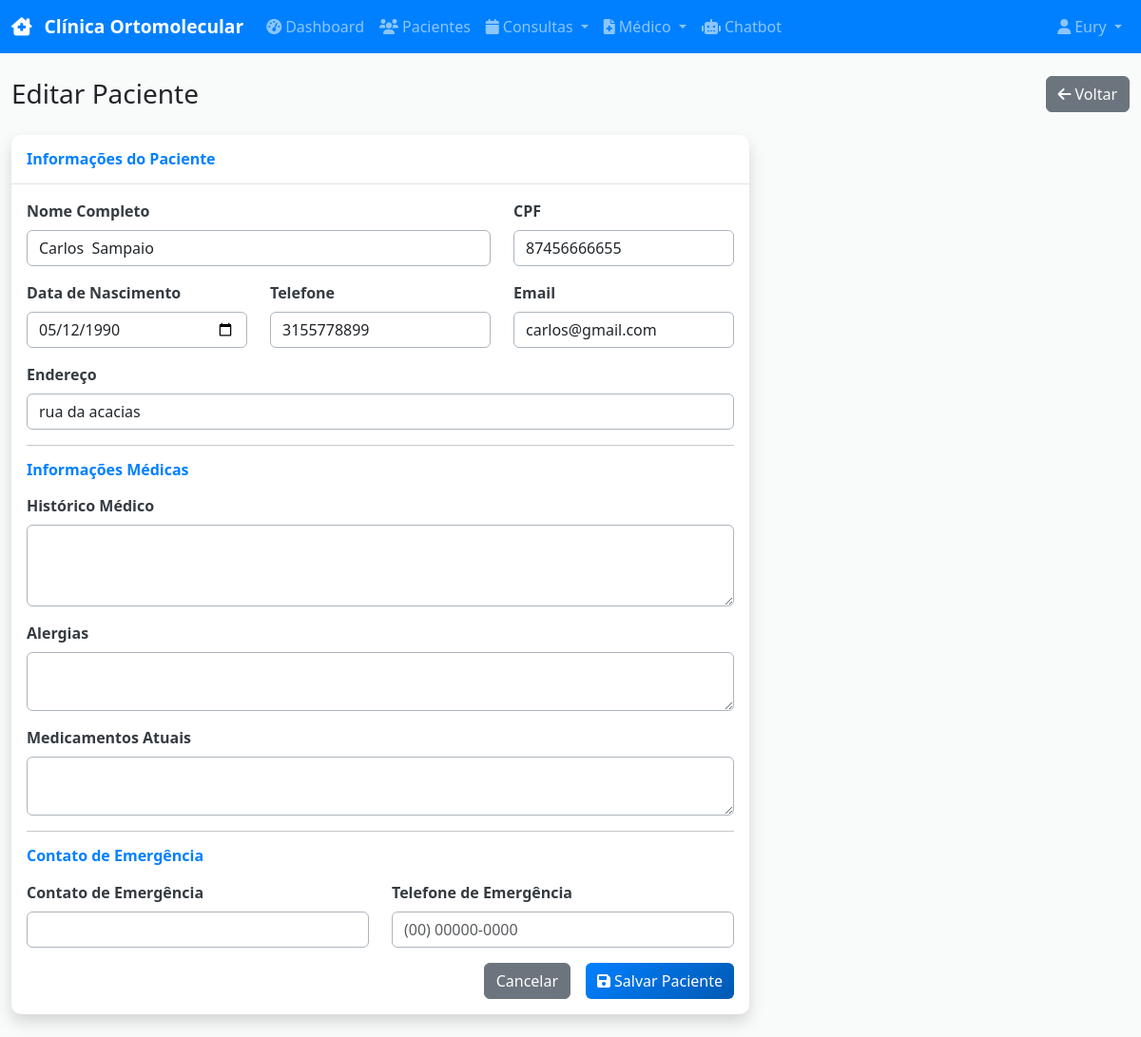
Screenshot of /patients/2/edit (signed in) with the database file from the repository.
### models.py (models this page shows)
class User(UserMixin, db.Model):
    id = db.Column(db.Integer, primary_key=True)
    username = db.Column(db.String(80), unique=True, nullable=False)
    email = db.Column(db.String(120), unique=True, nullable=False)
    password_hash = db.Column(db.String(256), nullable=False)
    name = db.Column(db.String(100), nullable=False)
    role = db.Column(db.String(20), nullable=False, default='receptionist')  # admin, doctor, receptionist, financial
    crm = db.Column(db.String(20))  # For doctors
    specialty = db.Column(db.String(100))  # For doctors
    created_at = db.Column(db.DateTime, default=datetime.utcnow)
    is_active = db.Column(db.Boolean, default=True)

class Patient(db.Model):
    id = db.Column(db.Integer, primary_key=True)
    name = db.Column(db.String(100), nullable=False)
    cpf = db.Column(db.String(14), unique=True, nullable=False)
    birth_date = db.Column(db.Date, nullable=False)
    phone = db.Column(db.String(20), nullable=False)
    email = db.Column(db.String(120))
    address = db.Column(db.String(200))
    medical_history = db.Column(Text)
    allergies = db.Column(Text)
    current_medications = db.Column(Text)
    emergency_contact = db.Column(db.String(100))
    emergency_phone = db.Column(db.String(20))
    created_at = db.Column(db.DateTime, default=datetime.utcnow)
    appointments = db.relationship('Appointment', backref='patient', lazy=True)
    medical_records = db.relationship('MedicalRecord', backref='patient', lazy=True)
    prescriptions = db.relationship('Prescription', backref='patient', lazy=True)
    payments = db.relationship('Payment', backref='patient', lazy=True)

### routes.py (the view)
@app.route('/patients/<int:id>/edit', methods=['GET', 'POST'])
@login_required
def patient_edit(id):
    patient = Patient.query.get_or_404(id)
    form = PatientForm(obj=patient)
    if form.validate_on_submit():
        form.populate_obj(patient)
        db.session.commit()
        flash('Paciente atualizado com sucesso!', 'success')
        return redirect(url_for('patient_view', id=id))
    return render_template('patients/form.html', form=form, title='Editar Paciente')

### forms.py
class PatientForm(FlaskForm):
    name = StringField('Nome Completo', validators=[DataRequired(), Length(max=100)])
    cpf = StringField('CPF', validators=[DataRequired(), Length(min=11, max=14)])
    birth_date = DateField('Data de Nascimento', validators=[DataRequired()])
    phone = StringField('Telefone', validators=[DataRequired(), Length(max=20)])
    email = StringField('Email', validators=[Optional(), Email()])
    address = StringField('Endereço', validators=[Optional(), Length(max=200)])
    medical_history = TextAreaField('Histórico Médico', validators=[Optional()])
    allergies = TextAreaField('Alergias', validators=[Optional()])
    current_medications = TextAreaField('Medicamentos Atuais', validators=[Optional()])
    emergency_contact = StringField('Contato de Emergência', validators=[Optional(), Length(max=100)])
    emergency_phone = StringField('Telefone de Emergência', validators=[Optional(), Length(max=20)])

### app.py (called while the page is built)
@login_manager.user_loader
def load_user(user_id):
    from models import User
    return User.query.get(int(user_id))

### templates/patients/form.html (shortened to what this page needs)
{% extends "base.html" %}
{% block content %}
<div class="container-fluid">
    <div class="row">
        <div class="col-12">
            <div class="d-sm-flex align-items-center justify-content-between mb-4">
                <h1 class="h3 mb-0 text-gray-800">{{ title }}</h1>
                <a href="{{ url_for('patients_list') }}" class="btn btn-secondary">
                    <i class="fas fa-arrow-left me-1"></i>Voltar
                </a>
            </div>
        </div>
    </div>
    <div class="row">
        <div class="col-lg-8">
            <div class="card shadow mb-4">
                <div class="card-header py-3">
                    <h6 class="m-0 font-weight-bold text-primary">Informações do Paciente</h6>
                </div>
                <div class="card-body">
                    <form method="POST">
                        <div class="row">
                            <div class="col-md-8 mb-3">
                                {{ form.name.label(class="form-label") }}
                                {{ form.name(class="form-control") }}
                            </div>
                            <div class="col-md-4 mb-3">
                                {{ form.cpf.label(class="form-label") }}
                                {{ form.cpf(class="form-control", placeholder="000.000.000-00") }}
                            </div>
                        </div>
                        <div class="row">
                            <div class="col-md-4 mb-3">
                                {{ form.birth_date.label(class="form-label") }}
                                {{ form.birth_date(class="form-control") }}
                            </div>
                            <div class="col-md-4 mb-3">
                                {{ form.phone.label(class="form-label") }}
                                {{ form.phone(class="form-control", placeholder="(00) 00000-0000") }}
                            </div>
                            <div class="col-md-4 mb-3">
                                {{ form.email.label(class="form-label") }}
                                {{ form.email(class="form-control") }}
                            </div>
                        </div>
                        <div class="mb-3">
                            {{ form.address.label(class="form-label") }}
                            {{ form.address(class="form-control") }}
                        </div>
                        <hr>
                        <h6 class="font-weight-bold text-primary mb-3">Informações Médicas</h6>
                        <div class="mb-3">
                            {{ form.medical_history.label(class="form-label") }}
                            {{ form.medical_history(class="form-control", rows="3") }}
                        </div>
                        <div class="mb-3">
                            {{ form.allergies.label(class="form-label") }}
                            {{ form.allergies(class="form-control", rows="2") }}
                        </div>
                        <div class="mb-3">
                            {{ form.current_medications.label(class="form-label") }}
                            {{ form.current_medications(class="form-control", rows="2") }}
                        </div>
                        <hr>
                        <h6 class="font-weight-bold text-primary mb-3">Contato de Emergência</h6>
                        <div class="row">
                            <div class="col-md-6 mb-3">
                                {{ form.emergency_contact.label(class="form-label") }}
                                {{ form.emergency_contact(class="form-control") }}
                            </div>
                            <div class="col-md-6 mb-3">
                                {{ form.emergency_phone.label(class="form-label") }}
                                {{ form.emergency_phone(class="form-control", placeholder="(00) 00000-0000") }}
                            </div>
                        </div>
                        <div class="d-grid gap-2 d-md-flex justify-content-md-end">
                            <a href="{{ url_for('patients_list') }}" class="btn btn-secondary me-md-2">Cancelar</a>
                            <button type="submit" class="btn btn-primary">
                                <i class="fas fa-save me-1"></i>Salvar Paciente
                            </button>
                        </div>
                    </form>
                </div>
            </div>
        </div>
    </div>
</div>
{% endblock %}

### templates/base.html (shortened to what this page needs)
<!DOCTYPE html>
<html lang="pt-BR">
<head>
    <link href="https://cdn.jsdelivr.net/npm/bootstrap@5.3.0/dist/css/bootstrap.min.css" rel="stylesheet">
    <link href="https://cdnjs.cloudflare.com/ajax/libs/font-awesome/6.0.0/css/all.min.css" rel="stylesheet">
    <link href="https://cdn.jsdelivr.net/npm/fullcalendar@6.1.8/index.global.min.css" rel="stylesheet">
    <link href="{{ url_for('static', filename='css/style.css') }}" rel="stylesheet">
</head>
<body>
    {% if current_user.is_authenticated %}
    <nav class="navbar navbar-expand-lg navbar-dark bg-primary fixed-top">
        <div class="container-fluid">
            <a class="navbar-brand" href="{{ url_for('dashboard') }}">
                <i class="fas fa-clinic-medical me-2"></i>
                Clínica Ortomolecular
            </a>
            <div class="collapse navbar-collapse" id="navbarNav">
                <ul class="navbar-nav me-auto">
                    <li class="nav-item">
                        <a class="nav-link" href="{{ url_for('dashboard') }}">
                            <i class="fas fa-tachometer-alt me-1"></i>Dashboard
                        </a>
                    </li>
                    <li class="nav-item">
                        <a class="nav-link" href="{{ url_for('patients_list') }}">
                            <i class="fas fa-users me-1"></i>Pacientes
                        </a>
                    </li>
                    <li class="nav-item dropdown">
                        <a class="nav-link dropdown-toggle" href="#" role="button" data-bs-toggle="dropdown">
                            <i class="fas fa-calendar me-1"></i>Consultas
                        </a>
                    </li>
                    {% if current_user.role in ['doctor', 'admin'] %}
                    <li class="nav-item dropdown">
                        <a class="nav-link dropdown-toggle" href="#" role="button" data-bs-toggle="dropdown">
                            <i class="fas fa-file-medical me-1"></i>Médico
                        </a>
                    </li>
                    {% endif %}
                    <li class="nav-item">
                        <a class="nav-link" href="{{ url_for('chatbot') }}">
                            <i class="fas fa-robot me-1"></i>Chatbot
                        </a>
                    </li>
                </ul>
                <ul class="navbar-nav">
                    <li class="nav-item dropdown">
                        <a class="nav-link dropdown-toggle" href="#" role="button" data-bs-toggle="dropdown">
                            <i class="fas fa-user me-1"></i>{{ current_user.name }}
                        </a>
                    </li>
                </ul>
            </div>
        </div>
    </nav>
    {% endif %}
    <main class="{% if current_user.is_authenticated %}main-content{% endif %}">
        {% block content %}{% endblock %}
    </main>
</body>
</html>

### static/css/style.css (style rules this page uses)
:root { --primary: 210 100% 50%; --primary-dark: 210 100% 35%; --success: 120 100% 35%; --info: 190 100% 50%; --warning: 45 100% 50%; --danger: 0 100% 50%; --light: 210 11% 98%; --dark: 210 11% 21%; --gray-100: 210 17% 98%; --gray-200: 210 14% 89%; --gray-300: 210 11% 71%; --gray-400: 210 9% 53%; --gray-500: 210 7% 46%; --gray-600: 210 9% 31%; --gray-700: 210 10% 23%; --gray-800: 210 11% 15%; --gray-900: 210 11% 7%; }
body { font-family: 'Segoe UI', Tahoma, Geneva, Verdana, sans-serif; background-color: hsl(var(--light)); color: hsl(var(--gray-800)); }
.main-content { padding-top: 80px; min-height: 100vh; background-color: hsl(var(--light)); }
.card { border: none; border-radius: 10px; box-shadow: 0 0.15rem 1.75rem 0 rgba(58, 59, 69, 0.15); }
.card-header { background-color: transparent; border-bottom: 1px solid hsl(var(--gray-200)); }
.navbar-brand { font-weight: 600; font-size: 1.2rem; }
.nav-link { font-weight: 500; transition: all 0.2s ease; }
.btn { border-radius: 6px; font-weight: 500; transition: all 0.2s ease; }
.btn-primary { background: linear-gradient(135deg, hsl(var(--primary)) 0%, hsl(var(--primary-dark)) 100%); border: none; }
.form-control, .form-select { border-radius: 6px; border: 1px solid hsl(var(--gray-300)); transition: all 0.2s ease; }
.form-label { font-weight: 600; color: hsl(var(--gray-700)); margin-bottom: 0.5rem; }
.font-weight-bold { font-weight: 700 !important; }
.text-gray-800 { color: hsl(var(--gray-800)) !important; }
.text-primary { color: hsl(var(--primary)) !important; }
.bg-primary { background-color: hsl(var(--primary)) !important; }

### rows the page displays
User: name "Eury"
Patient: name "Carlos Sampaio", cpf "87456666655", birth_date "05/12/1990", phone "3155778899", email "carlos@gmail.com", address "rua da acacias"

### other values shown
{{ title }} "Editar Paciente"
